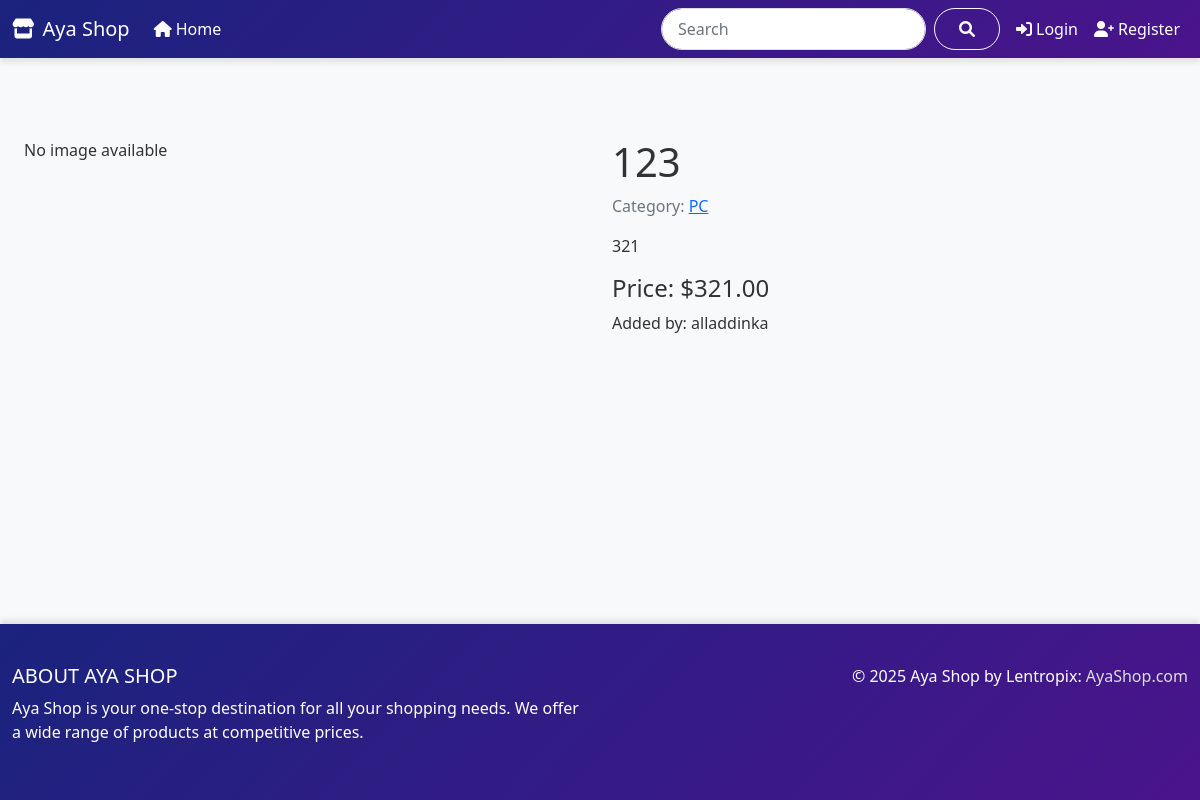
The app's page /product/15/ with its own data.
### shop/models.py (models this page shows, shortened)
class Product(models.Model):
    category = models.ForeignKey(Category, related_name='products', on_delete=models.CASCADE)
    name = models.CharField(max_length=100, unique=True)
    slug = models.SlugField(max_length=100, unique=True, blank=True)
    description = models.TextField(blank=True)
    price = models.DecimalField(max_digits=10, decimal_places=2)
    available = models.BooleanField(default=True)
    created = models.DateTimeField(auto_now_add=True)
    updated = models.DateTimeField(auto_now=True)
    author = models.ForeignKey(User, on_delete=models.SET_NULL, related_name='products', null=True)
    content = models.TextField(blank=True)
    class Meta:
        ordering = ('name',)
        indexes = [
            models.Index(fields=['id', 'slug']),
        ]

class Category(models.Model):
    name = models.CharField(max_length=100, unique=True)
    slug = models.SlugField(max_length=100, unique=True, blank=True)
    class Meta:
        ordering = ('name',)
        verbose_name = 'category'
        verbose_name_plural = 'categories'

### shop/views.py (the view, shortened to what this page needs)
# urls.py: path('product/<int:pk>/', views.product_detail, name='product_detail'),
def product_detail(request, pk):
    product = get_object_or_404(Product, pk=pk, available=True)
    form = AddToCartForm()
    return render(request, 'product_detail.html', {'product': product, 'form': form})

### shop/forms.py
class AddToCartForm(forms.Form):
    quantity = forms.IntegerField(
        min_value=1,
        initial=1,
        widget=forms.NumberInput(attrs={
            'class': 'form-control',
            'min': '1',
            'step': '1'
        })
    )

### templates/product_detail.html (shortened to what this page needs)
{% extends 'base.html' %}
{% block content %}
<div class="container mt-4">
    <div class="row">
        <div class="col-md-6">
            {% if product.image %}
                <img src="{{ product.image.url }}" alt="{{ product.name }}" class="img-fluid">
            {% else %}
                <p>No image available</p>
            {% endif %}
        </div>
        <div class="col-md-6">
            <h1>{{ product.name }}</h1>
            <p class="text-muted">Category: <a href="{% url 'category_detail' product.category.pk %}">{{ product.category.name }}</a></p>
            <p>{{ product.description }}</p>
            <p class="h4">Price: ${{ product.price }}</p>
            <p>Added by: {{ product.author.username }}</p>
        </div>
    </div>
</div>
{% endblock %}

### templates/base.html (style rules this page uses)
:root { --dark-blue: #1a237e; --purple: #4a148c; --light-purple: #7c43bd; --gradient: linear-gradient(135deg, var(--dark-blue), var(--purple)); --shadow: 0 4px 6px rgba(0, 0, 0, 0.1); }
body { display: flex; flex-direction: column; min-height: 100vh; background-color: #f8f9fa; color: #333; font-family: 'Segoe UI', Tahoma, Geneva, Verdana, sans-serif; }
.container { max-width: 1200px; }

### records on screen
Product: name "123", category.name "PC", description "321", price "321.00", author.username "alladdinka"
